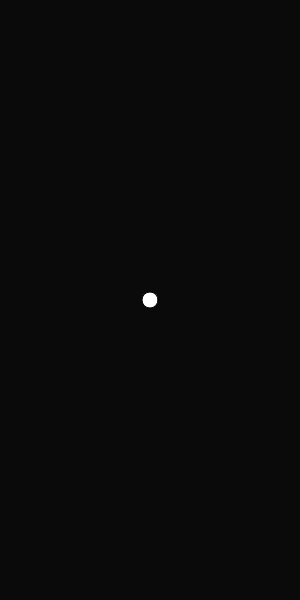
Frame 1 (no input)
Frame 60 (no input): identical to frame 1, image omitted
Frame 120 (the mouse pressed at the canvas centre since frame 60): identical to frame 1, image omitted

The p5.js sketch that drew this single still picture (run headless with seeded random() and noise() and a simulated clock; from frame 60 on, the mouse is pressed at the canvas centre):

// p5.js sketch
// ── sketch.js
var bird;

function setup() {
  createCanvas(300, 600);
  bird = new Bird();
}

function draw() {
background(10);
fill(200);

bird.show();
}

// ── bird.js
function Bird() {
  this.x = width / 2;
  this.y = height / 2;

  this.show = function () {
    fill(255);
    ellipse(this.x, this.y, 16, 16);
  }
}
